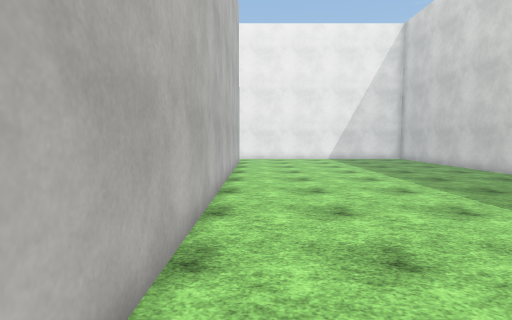
[1] (above)

16 first-person views from a walk through a scene from a Unity 3-D project. The camera is 1.5 m above the floor, tilts 4° down and sees 80° across. The floor is counted in squares, 1 m on a side. Each view is taken from the middle of a square. On the plan, view 1 faces up. The plan holds only what a view shows up to about 15 squares ahead; the rest is blank. The place goes on beyond the plan. The player is left out. Surface patterns are stand-ins for the level's own textures.

[2]
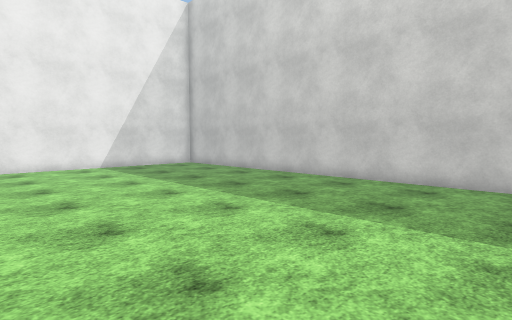

[3]
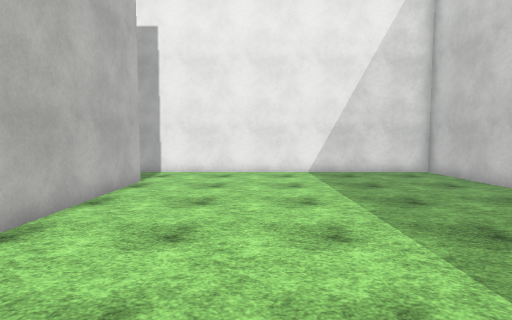

[4]
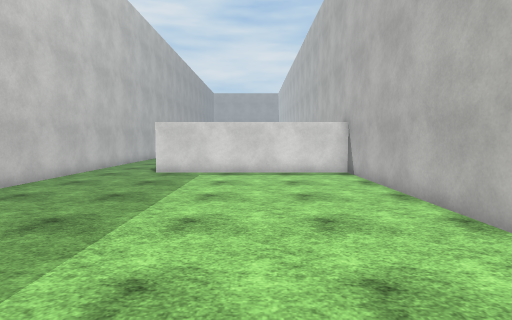

[5]
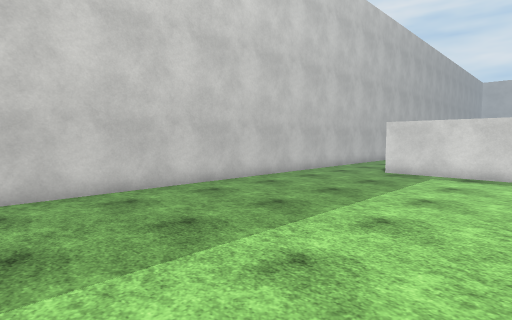

[6]
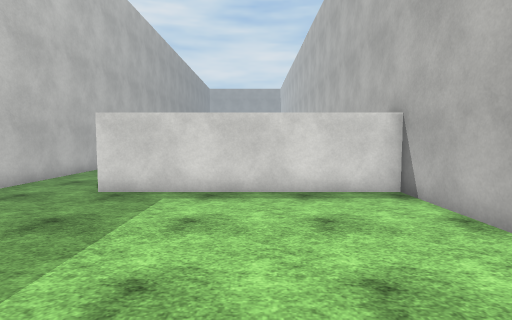

[7]
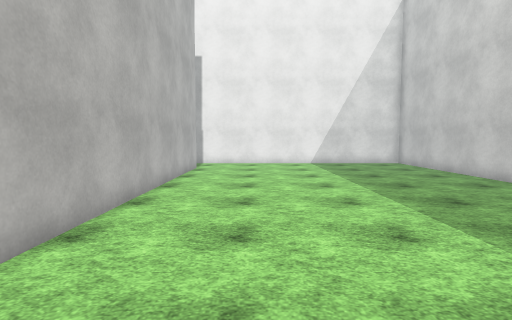

[8]
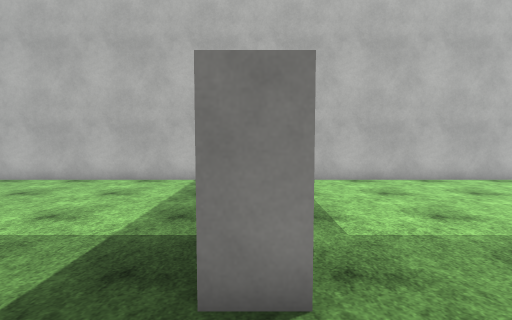

[9]
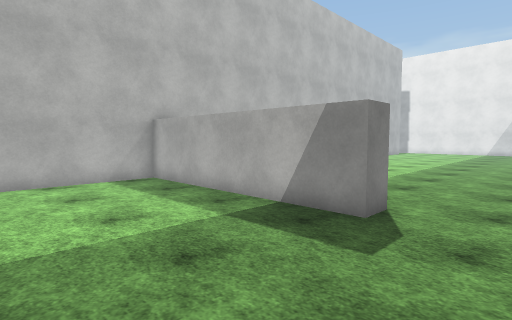

[10]
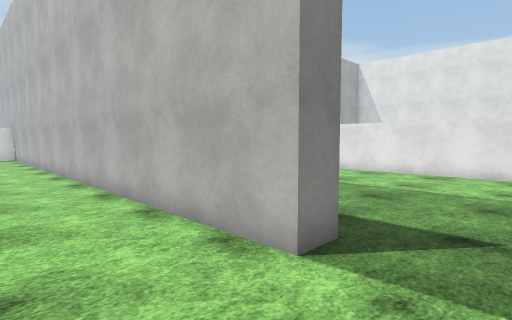

[11]
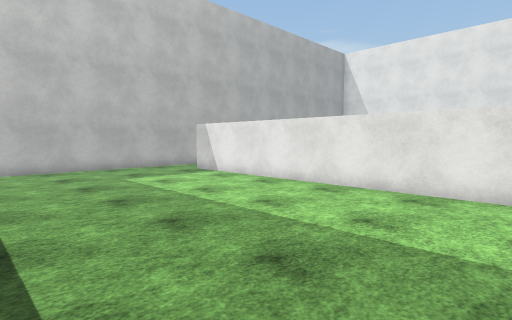

[12]
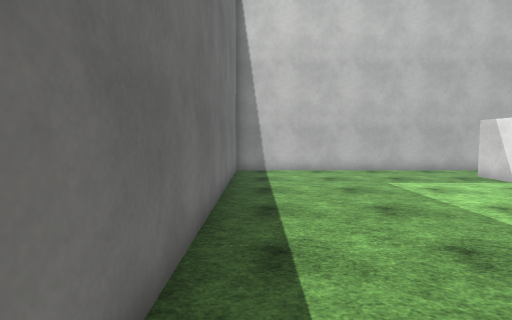

[13]
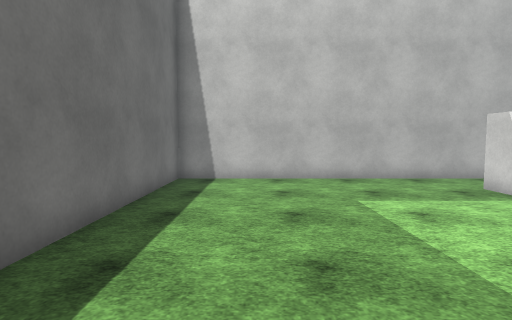

[14]
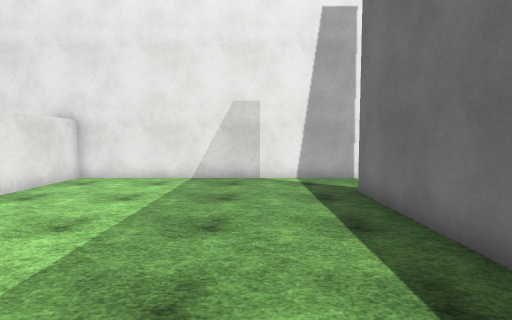

[15]
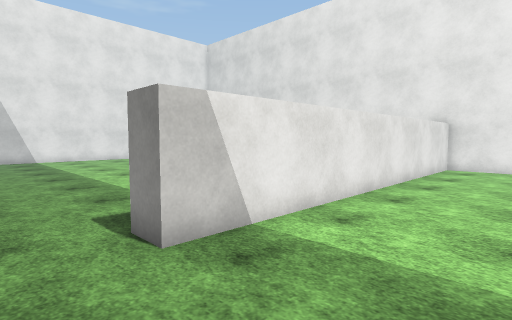

[16]
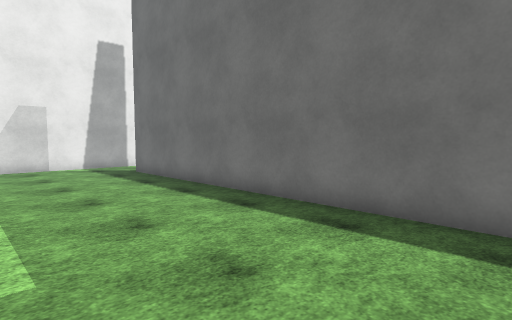

### Floor plan
Points are (right, up) in squares from view 1. A wall is a line through its corners. A room is listed if a view was taken in it or the views show most of it. See-through windows are left out.
Room 1 (views 1, 2, 3, 4, 5, 6, 7, 8, 9, 10)
walls: (-1.1, 19.7) (-1.1, -4.5) (7.4, -4.5) (7.4, -5.5) (-1.1, -5.5) (-1.1, -11.5); (10.7, -10.9) (10.7, 22.6) (-0.6, 22.6)
ways out: opening at (-1.5, 21.5) to room 2
Room 2 (views 11, 12, 13, 14, 15, 16)
walls: (-0.6, 22.6) (-11.8, 22.6) (-11.8, 8) (-12.9, 8); (-13.8, 5.5) (-2.1, 5.5) (-2.1, 19.7) (-1.1, 19.7)
ways out: opening at (-1.5, 21.5) to room 1; opening at (-12.5, 6.5)

Positions as (right, up) in squares from view 1, and headings:
1: (0, 0), facing up
2: (0, 6), facing up-right
3: (3, 9), facing up
4: (3, 9), facing down
5: (2, 9), facing down-right
6: (3, 4), facing down
7: (2, 4), facing up
8: (10, -5), facing left
9: (10, -11), facing up-left
10: (2, 22), facing down-left
11: (-3, 21), facing down-left
12: (-3, 20), facing down
13: (-5, 17), facing down
14: (-5, 11), facing up
15: (-8, 6), facing up-left
16: (-8, 6), facing up-right
